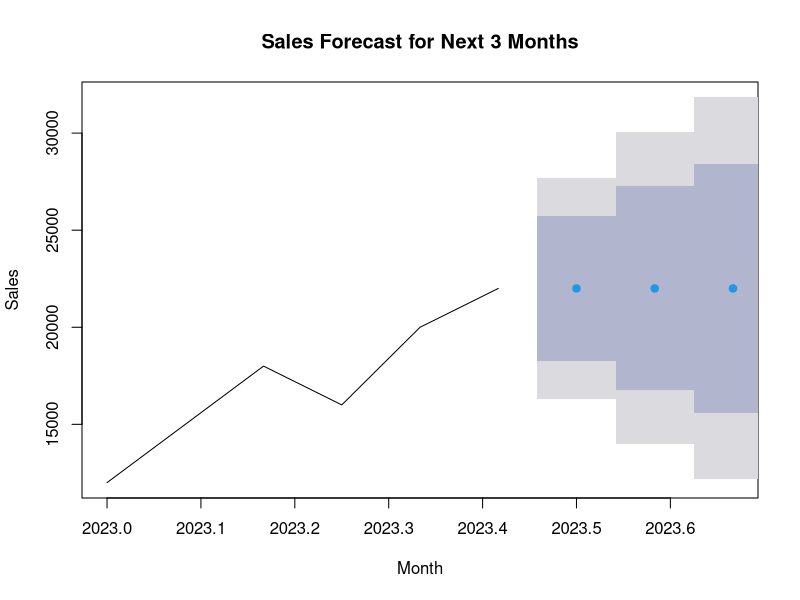

This figure's R source:

library(forecast)

# Create a data frame with Month and Sales data
sales_data <- data.frame(
  Month = seq(as.Date("2023-01-01"), as.Date("2023-06-01"), by = "month"),
  Sales = c(12000, 15000, 18000, 16000, 20000, 22000)
)

# Convert sales data to a time series object
sales_ts <- ts(sales_data$Sales, start = c(2023, 1), frequency = 12)

# Fit ARIMA model
arima_model <- auto.arima(sales_ts)

# Forecast sales for the next three months
forecast_result <- forecast(arima_model, h = 3)

# Display the forecasted sales results
print(forecast_result)

# Plot the forecast
plot(forecast_result, main = "Sales Forecast for Next 3 Months",
     xlab = "Month", ylab = "Sales")
